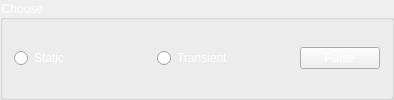
                     <widget class="QGroupBox" name="Choicer_struct">
                      <property name="minimumSize">
                       <size>
                        <width>271</width>
                        <height>71</height>
                       </size>
                      </property>
                      <property name="styleSheet">
                       <string notr="true">color: rgb(255, 255, 255);</string>
                      </property>
                      <property name="title">
                       <string>Choose</string>
                      </property>
                      <layout class="QHBoxLayout" name="horizontalLayout_41">
                       <item>
                        <layout class="QHBoxLayout" name="horizontalLayout_8">
                         <item>
                          <widget class="QRadioButton" name="struct_static_rb">
                           <property name="minimumSize">
                            <size>
                             <width>137</width>
                             <height>0</height>
                            </size>
                           </property>
                           <property name="text">
                            <string>Static</string>
                           </property>
                          </widget>
                         </item>
                         <item>
                          <widget class="QRadioButton" name="struct_trans_rb">
                           <property name="minimumSize">
                            <size>
                             <width>137</width>
                             <height>0</height>
                            </size>
                           </property>
                           <property name="text">
                            <string>Transient</string>
                           </property>
                          </widget>
                         </item>
                         <item>
                          <widget class="QPushButton" name="struct_parse">
                           <property name="styleSheet">
                            <string notr="true">color: rgb(255, 255, 255);</string>
                           </property>
                           <property name="text">
                            <string>Parse</string>
                           </property>
                          </widget>
                         </item>
                        </layout>
                       </item>
                      </layout>
                     </widget>
